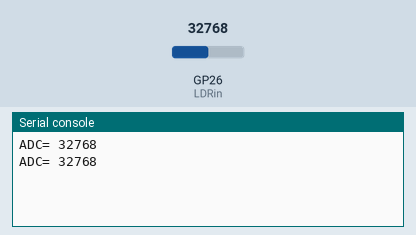
This program was run on a simulated Raspberry Pi Pico running MicroPython. Shown: the last lines printed to the serial console. The inputs (shaded band) are chosen by the test bench; at power-on: GP26 (LDRin) = 32768 (analog values on the 0–65535 scale).

Above: at 1.2 s.
1.3 s: GP26 (LDRin) set to 45874
At 2.6 s:
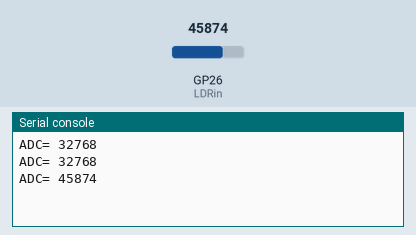
2.8 s: GP26 (LDRin) set to 57670
At 3.5 s:
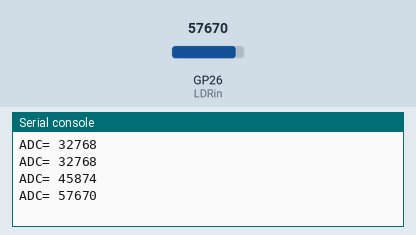
Timing chart, 0 to 5.8 s (numbered marks = the images above; inputs shaded):
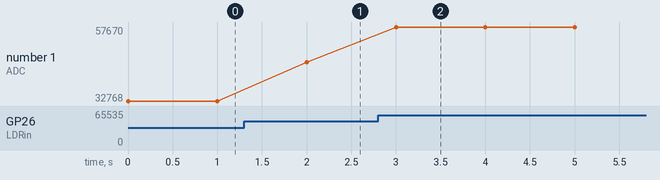

Measured:
- after the input at 1.3 s, the serial console: prints a new line after 0.70 s (image 1)
- after the input at 2.8 s, the serial console: prints a new line after 0.20 s (image 2)
- plotted number 1: 32768 → 45874 after the input at 1.3 s, 45874 → 57670 after the input at 2.8 s

The program:

LDR.py
```python
#--------------------------------------------------------
#				MEASURE THE LIGHT INTENSITY
#				===========================
#
# In this project an LCD is connected to the Pico in series
# with a fixed resistor. The program displays the volatge
# across the fixed resisor which is proportional to the
# light level falling on the LCD
#
# Author: Dogan Ibrahim
# File  : LDR.py
# Date  : February 2011
#----------------------------------------------------------
from machine import ADC
import utime

LDRin = ADC(0)							# ADC channel 0

while True:								# Do forever
    r = LDRin.read_u16()			    # Read LDR
    print("ADC=",r)						# Display ADC reading
    utime.sleep(1)						# Wait 1 second
```
